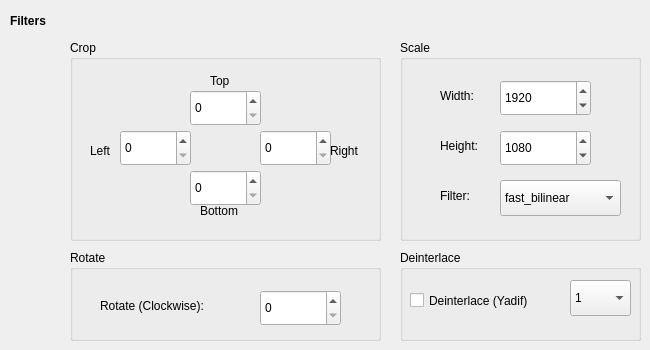
   <widget class="QWidget" name="tab_2">
    <attribute name="title">
     <string>Filters</string>
    </attribute>
    <widget class="QLabel" name="label_4">
     <property name="geometry">
      <rect>
       <x>10</x>
       <y>10</y>
       <width>67</width>
       <height>22</height>
      </rect>
     </property>
     <property name="font">
      <font>
       <weight>75</weight>
       <bold>true</bold>
      </font>
     </property>
     <property name="text">
      <string>Filters</string>
     </property>
    </widget>
    <widget class="QGroupBox" name="groupBox">
     <property name="geometry">
      <rect>
       <x>70</x>
       <y>40</y>
       <width>311</width>
       <height>201</height>
      </rect>
     </property>
     <property name="font">
      <font>
       <weight>50</weight>
       <bold>false</bold>
      </font>
     </property>
     <property name="title">
      <string>Crop</string>
     </property>
     <widget class="QLabel" name="label_6">
      <property name="geometry">
       <rect>
        <x>130</x>
        <y>160</y>
        <width>61</width>
        <height>21</height>
       </rect>
      </property>
      <property name="text">
       <string>Bottom</string>
      </property>
     </widget>
     <widget class="QSpinBox" name="spinBoxCropBottom">
      <property name="geometry">
       <rect>
        <x>120</x>
        <y>130</y>
        <width>71</width>
        <height>36</height>
       </rect>
      </property>
      <property name="maximum">
       <number>1500</number>
      </property>
      <property name="singleStep">
       <number>5</number>
      </property>
     </widget>
     <widget class="QSpinBox" name="spinBoxCropLeft">
      <property name="geometry">
       <rect>
        <x>50</x>
        <y>90</y>
        <width>71</width>
        <height>36</height>
       </rect>
      </property>
      <property name="maximum">
       <number>1500</number>
      </property>
      <property name="singleStep">
       <number>5</number>
      </property>
     </widget>
     <widget class="QLabel" name="label_8">
      <property name="geometry">
       <rect>
        <x>260</x>
        <y>100</y>
        <width>61</width>
        <height>21</height>
       </rect>
      </property>
      <property name="text">
       <string>Right</string>
      </property>
     </widget>
     <widget class="QSpinBox" name="spinBoxCropRight">
      <property name="geometry">
       <rect>
        <x>190</x>
        <y>90</y>
        <width>71</width>
        <height>36</height>
       </rect>
      </property>
      <property name="maximum">
       <number>1500</number>
      </property>
      <property name="singleStep">
       <number>5</number>
      </property>
     </widget>
     <widget class="QSpinBox" name="spinBoxCropTop">
      <property name="geometry">
       <rect>
        <x>120</x>
        <y>50</y>
        <width>71</width>
        <height>36</height>
       </rect>
      </property>
      <property name="maximum">
       <number>1500</number>
      </property>
      <property name="singleStep">
       <number>5</number>
      </property>
     </widget>
     <widget class="QLabel" name="label_9">
      <property name="geometry">
       <rect>
        <x>20</x>
        <y>100</y>
        <width>61</width>
        <height>21</height>
       </rect>
      </property>
      <property name="text">
       <string>Left</string>
      </property>
     </widget>
     <widget class="QLabel" name="label_7">
      <property name="geometry">
       <rect>
        <x>140</x>
        <y>30</y>
        <width>61</width>
        <height>21</height>
       </rect>
      </property>
      <property name="text">
       <string>Top</string>
      </property>
     </widget>
    </widget>
    <widget class="QGroupBox" name="groupBox_2">
     <property name="geometry">
      <rect>
       <x>400</x>
       <y>40</y>
       <width>241</width>
       <height>201</height>
      </rect>
     </property>
     <property name="title">
      <string>Scale</string>
     </property>
     <widget class="QLabel" name="labelScaleWidth">
      <property name="geometry">
       <rect>
        <x>40</x>
        <y>40</y>
        <width>67</width>
        <height>31</height>
       </rect>
      </property>
      <property name="text">
       <string>Width:</string>
      </property>
     </widget>
     <widget class="QSpinBox" name="spinBoxScaleWidth">
      <property name="geometry">
       <rect>
        <x>100</x>
        <y>40</y>
        <width>91</width>
        <height>36</height>
       </rect>
      </property>
      <property name="minimum">
       <number>128</number>
      </property>
      <property name="maximum">
       <number>15360</number>
      </property>
      <property name="value">
       <number>1920</number>
      </property>
     </widget>
     <widget class="QLabel" name="labelScaleHeight">
      <property name="geometry">
       <rect>
        <x>40</x>
        <y>90</y>
        <width>67</width>
        <height>31</height>
       </rect>
      </property>
      <property name="text">
       <string>Height:</string>
      </property>
     </widget>
     <widget class="QSpinBox" name="spinBoxScaleHeight">
      <property name="geometry">
       <rect>
        <x>100</x>
        <y>90</y>
        <width>91</width>
        <height>36</height>
       </rect>
      </property>
      <property name="minimum">
       <number>72</number>
      </property>
      <property name="maximum">
       <number>8640</number>
      </property>
      <property name="value">
       <number>1080</number>
      </property>
     </widget>
     <widget class="QLabel" name="labelScaleFilter">
      <property name="geometry">
       <rect>
        <x>40</x>
        <y>140</y>
        <width>67</width>
        <height>31</height>
       </rect>
      </property>
      <property name="text">
       <string>Filter:</string>
      </property>
     </widget>
     <widget class="QComboBox" name="comboBox_3">
      <property name="geometry">
       <rect>
        <x>100</x>
        <y>140</y>
        <width>121</width>
        <height>36</height>
       </rect>
      </property>
      <item>
       <property name="text">
        <string>fast_bilinear</string>
       </property>
      </item>
      <item>
       <property name="text">
        <string>bilinear</string>
       </property>
      </item>
      <item>
       <property name="text">
        <string>bicubic</string>
       </property>
      </item>
      <item>
       <property name="text">
        <string>experimental</string>
       </property>
      </item>
      <item>
       <property name="text">
        <string>neighbor</string>
       </property>
      </item>
      <item>
       <property name="text">
        <string>area</string>
       </property>
      </item>
      <item>
       <property name="text">
        <string>bicublin</string>
       </property>
      </item>
      <item>
       <property name="text">
        <string>gauss</string>
       </property>
      </item>
      <item>
       <property name="text">
        <string>sinc</string>
       </property>
      </item>
      <item>
       <property name="text">
        <string>lanczos</string>
       </property>
      </item>
      <item>
       <property name="text">
        <string>spline</string>
       </property>
      </item>
     </widget>
    </widget>
    <widget class="QGroupBox" name="groupBox_3">
     <property name="geometry">
      <rect>
       <x>70</x>
       <y>250</y>
       <width>311</width>
       <height>91</height>
      </rect>
     </property>
     <property name="title">
      <string>Rotate</string>
     </property>
     <widget class="QLabel" name="labelRotate">
      <property name="geometry">
       <rect>
        <x>30</x>
        <y>40</y>
        <width>141</width>
        <height>31</height>
       </rect>
      </property>
      <property name="text">
       <string>Rotate (Clockwise):</string>
      </property>
     </widget>
     <widget class="QSpinBox" name="spinBoxRotate">
      <property name="geometry">
       <rect>
        <x>190</x>
        <y>40</y>
        <width>81</width>
        <height>36</height>
       </rect>
      </property>
     </widget>
    </widget>
    <widget class="QGroupBox" name="groupBox_4">
     <property name="geometry">
      <rect>
       <x>400</x>
       <y>250</y>
       <width>241</width>
       <height>91</height>
      </rect>
     </property>
     <property name="title">
      <string>Deinterlace</string>
     </property>
     <widget class="QCheckBox" name="checkBox">
      <property name="geometry">
       <rect>
        <x>10</x>
        <y>35</y>
        <width>161</width>
        <height>31</height>
       </rect>
      </property>
      <property name="text">
       <string>Deinterlace (Yadif)</string>
      </property>
     </widget>
     <widget class="QComboBox" name="comboBox_4">
      <property name="geometry">
       <rect>
        <x>170</x>
        <y>30</y>
        <width>61</width>
        <height>36</height>
       </rect>
      </property>
      <property name="currentIndex">
       <number>1</number>
      </property>
      <item>
       <property name="text">
        <string>0</string>
       </property>
      </item>
      <item>
       <property name="text">
        <string>1</string>
       </property>
      </item>
     </widget>
    </widget>
   </widget>
